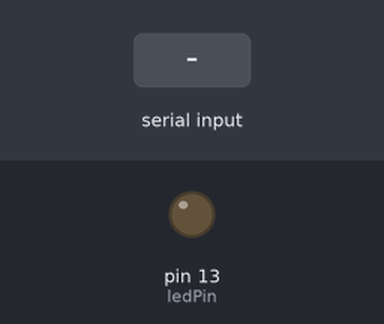
This sketch was run on a simulated Arduino Uno, built with avr-gcc and run on an emulated ATmega328P. On the bench: output pins drawn as LEDs (lit = HIGH). The test bench sets the inputs (shaded band).

Above: at 1.2 s.
1.3 s: "1" received over Serial
At 2.4 s:
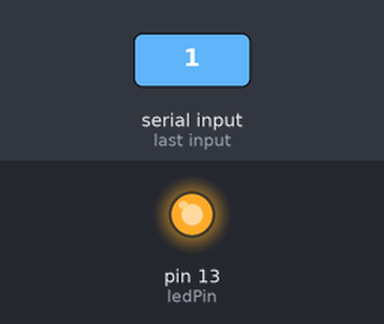
2.8 s: "0" received over Serial
At 3.6 s:
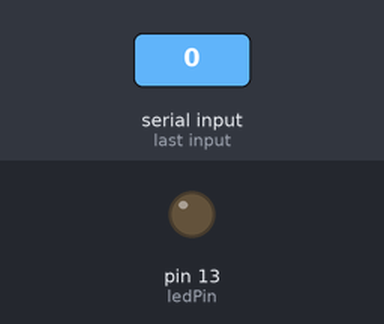
Timing chart, 0 to 5.8 s (numbered marks = the images above; inputs shaded):
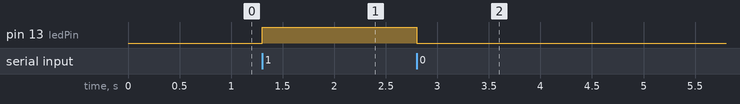

The sketch:

BlinkSerial.ino
```cpp
char datoRecibido;
int ledPin = 13;

void setup()
{
  pinMode(ledPin, OUTPUT);
  Serial.begin(9600);
}

void loop()
{
  if (Serial.available() > 0) {
    datoRecibido = Serial.read();
    switch (datoRecibido){
      case '0': digitalWrite(ledPin, LOW); break;
      case '1': digitalWrite(ledPin, HIGH); break;
    }
    delay(10);
  }
}
```

Measured:
- after the input at 1.3 s, pin 13 (ledPin): LOW → HIGH at once
- after the input at 2.8 s, pin 13 (ledPin): HIGH → LOW at once
